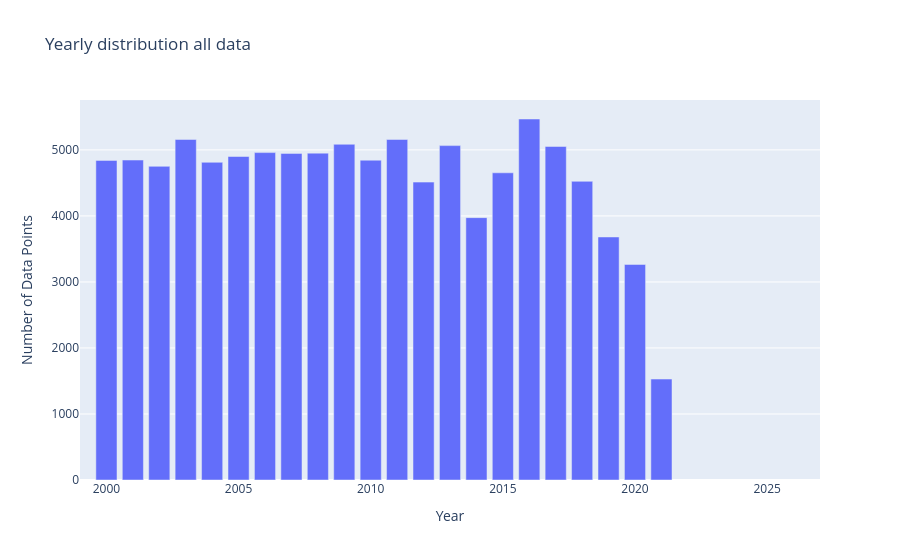

Notebook cell for this chart:
### Code cell
year_test=CalCOFI.copy()
year_test['datetime'] = pd.to_datetime(year_test['datetime'])
year_test['year'] = year_test['datetime'].dt.year
grouped = year_test.groupby(['year']).size().reset_index(name='DataPoints')

# Create bar chart
fig = px.bar(grouped,x='year', y='DataPoints', title='Yearly distribution all data',
             labels={'year': 'Year', 'DataPoints': 'Number of Data Points', 'metadata': 'Metadata'},)
fig.update_xaxes(range=[1999,2027])
fig.update_layout(barmode='stack')  # ensures stacking
fig.show()

### Figure 1 — Plotly figure (JSON) as saved in the notebook; plotly's stock layout.template omitted (floating-point values rounded to 4 significant figures)
{"data": [{"hovertemplate": "Year=%{x}<br>Number of Data Points=%{y}<extra></extra>", "legendgroup": "", "marker": {"color": "#636efa", "pattern": {"shape": ""}}, "name": "", "orientation": "v", "showlegend": false, "textposition": "auto", "type": "bar", "x": [2000, 2001, 2002, 2003, 2004, 2005, 2006, 2007, 2008, 2009, 2010, 2011, 2012, 2013, 2014, 2015, 2016, 2017, 2018, 2019, 2020, 2021], "xaxis": "x", "y": [4841, 4846, 4751, 5158, 4812, 4900, 4959, 4947, 4951, 5085, 4844, 5158, 4512, 5065, 3974, 4653, 5468, 5052, 4524, 3681, 3265, 1529], "yaxis": "y"}], "layout": {"autosize": true, "barmode": "stack", "legend": {"tracegroupgap": 0}, "title": {"text": "Yearly distribution all data"}, "xaxis": {"anchor": "y", "domain": [0, 1], "range": [1999, 2027], "title": {"text": "Year"}, "type": "linear"}, "yaxis": {"anchor": "x", "autorange": true, "domain": [0, 1], "range": [0, 5756.0], "title": {"text": "Number of Data Points"}, "type": "linear"}}}
